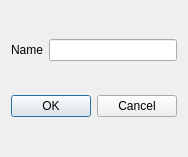
<?xml version="1.0" encoding="UTF-8"?>
<ui version="4.0">
 <class>CategoryAddDialog</class>
 <widget class="QDialog" name="CategoryAddDialog">
  <property name="geometry">
   <rect>
    <x>0</x>
    <y>0</y>
    <width>184</width>
    <height>157</height>
   </rect>
  </property>
  <property name="windowTitle">
   <string>Add Category</string>
  </property>
  <layout class="QVBoxLayout" name="verticalLayout">
   <item>
    <layout class="QGridLayout" name="gridLayout">
     <item row="0" column="0">
      <widget class="QLabel" name="label_3">
       <property name="text">
        <string>Name</string>
       </property>
      </widget>
     </item>
     <item row="0" column="1">
      <widget class="QLineEdit" name="nameLineEdit"/>
     </item>
    </layout>
   </item>
   <item>
    <widget class="QDialogButtonBox" name="buttonBox">
     <property name="orientation">
      <enum>Qt::Horizontal</enum>
     </property>
     <property name="standardButtons">
      <set>QDialogButtonBox::Cancel|QDialogButtonBox::Ok</set>
     </property>
    </widget>
   </item>
  </layout>
 </widget>
 <resources/>
 <connections>
  <connection>
   <sender>buttonBox</sender>
   <signal>accepted()</signal>
   <receiver>CategoryAddDialog</receiver>
   <slot>accept()</slot>
   <hints>
    <hint type="sourcelabel">
     <x>91</x>
     <y>131</y>
    </hint>
    <hint type="destinationlabel">
     <x>91</x>
     <y>78</y>
    </hint>
   </hints>
  </connection>
  <connection>
   <sender>buttonBox</sender>
   <signal>rejected()</signal>
   <receiver>CategoryAddDialog</receiver>
   <slot>reject()</slot>
   <hints>
    <hint type="sourcelabel">
     <x>91</x>
     <y>131</y>
    </hint>
    <hint type="destinationlabel">
     <x>91</x>
     <y>78</y>
    </hint>
   </hints>
  </connection>
 </connections>
</ui>
